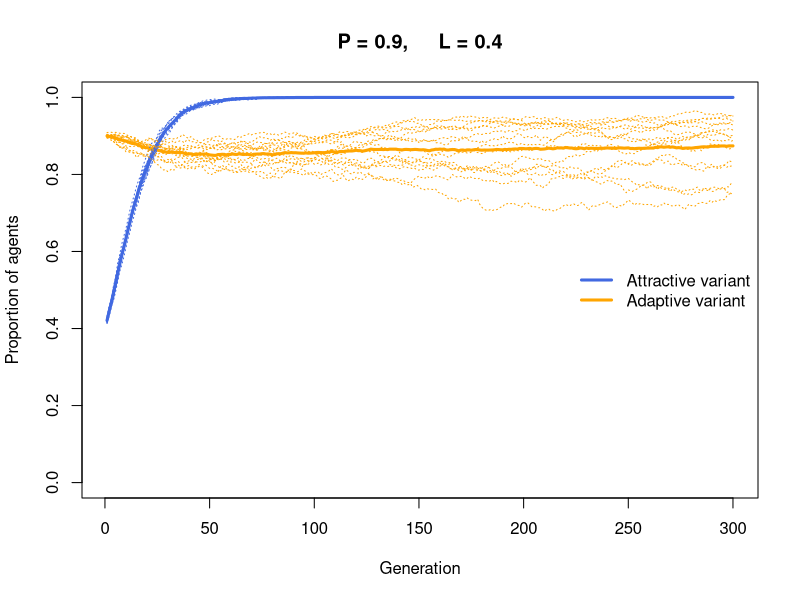
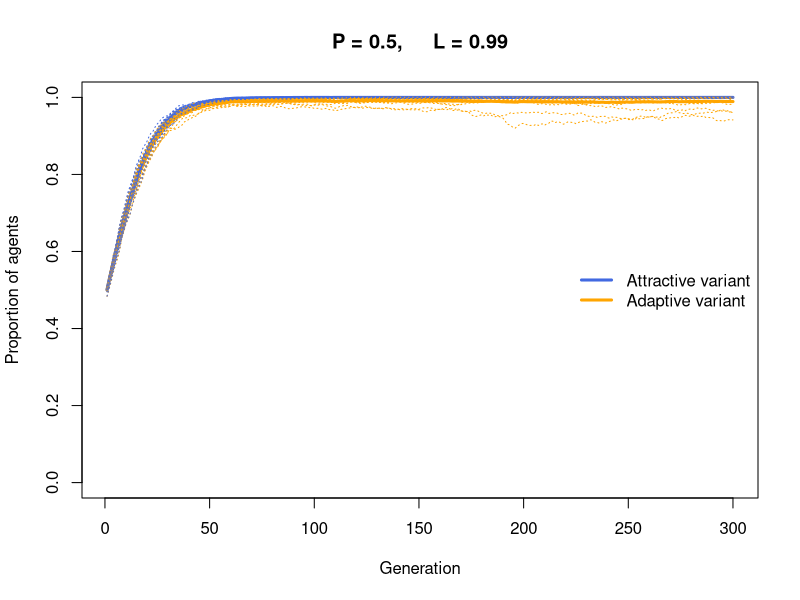
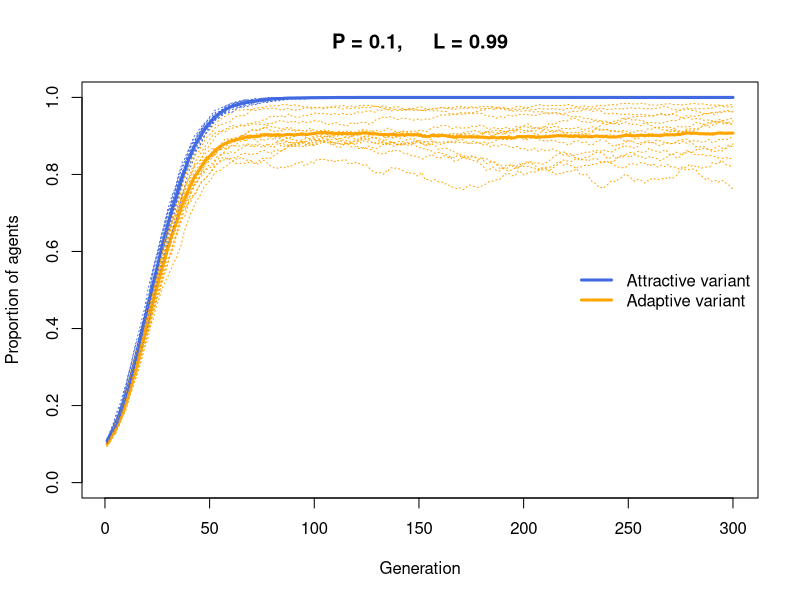
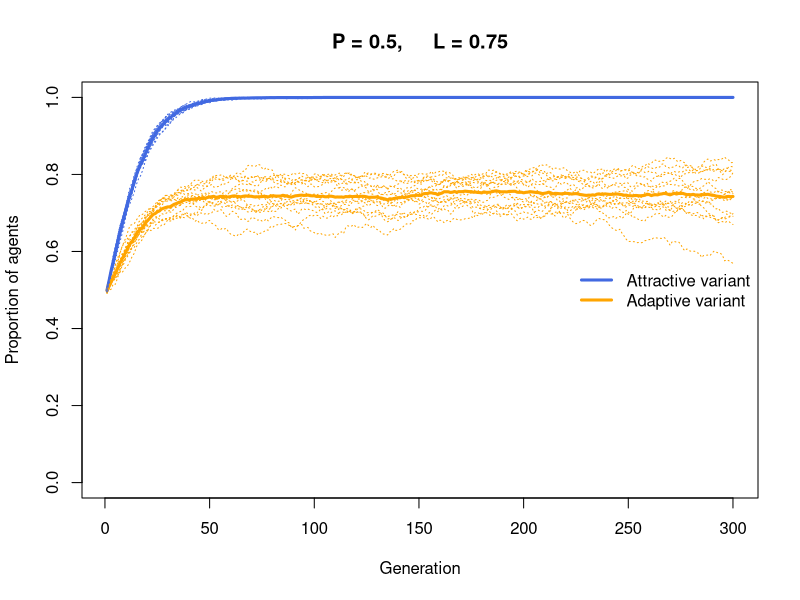
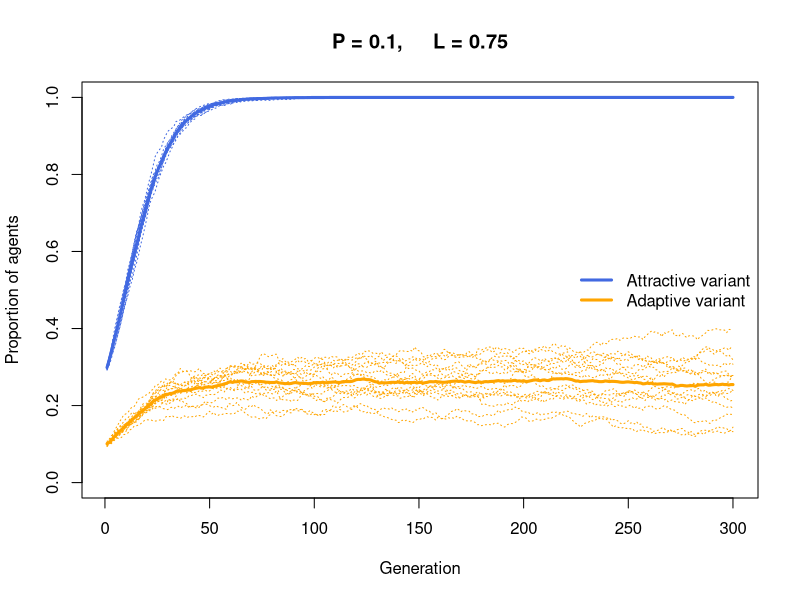
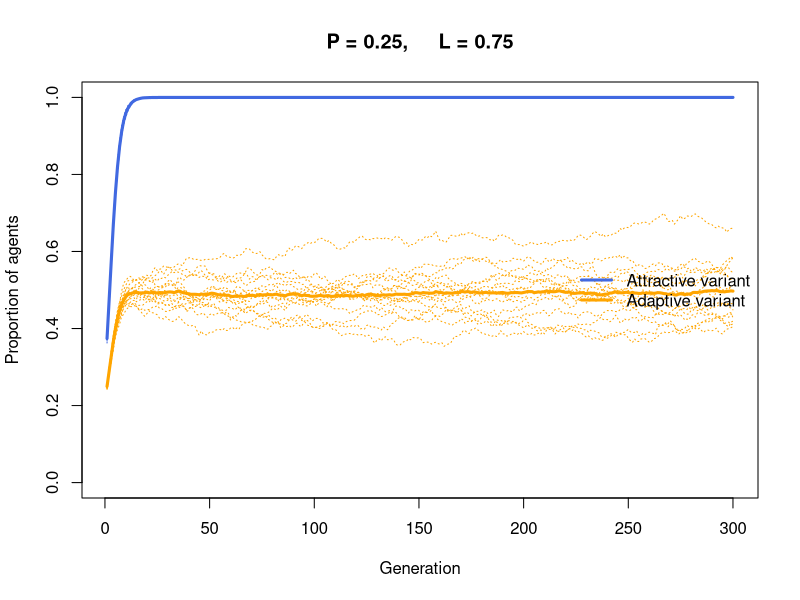
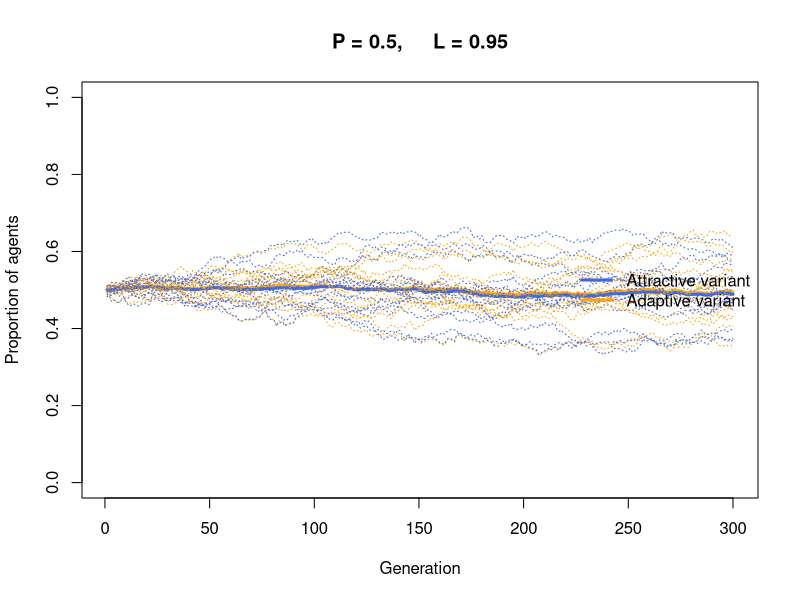

Recreate these plots in R, in order. (Note: a time limit stopped this script after it produced the figures.)

# Updated: June 24, 2024

# R script for the agent-based model simulation included in Box 1 of the following publication:

# Cruz y Celis Peniche, P. (2024). Are there any true formal models of success- and prestige-biased social learning? 
# Journal of Cognition and Culture Vol. 24. doi:10.1163/15685373-12340185

# Author correspondence: pcruzycelis@ucdavis.edu

### Load required libraries ###

library(ggplot2)
library(RColorBrewer)

### Model description ###

# A modified indirect bias model, introducing a variable to account for the attractiveness of a model (i.e., a success cue). 

# In this model, payoffs and success cues can still be perfectly correlated, but models are chosen based on the attractiveness of the 
# correlated trait (payoffs are not visible).

# A learner's payoffs are still identical to the model's, contingent on the variant learned.

# This model was adapted from Mesoudi, Alex (2021). Simulation models of cultural evolution in R. 
# doi:10.5281/zenodo.5155821. Available at https://github.com/amesoudi/cultural_evolution_ABM_tutorial and 
# https://bookdown.org/amesoudi/ABMtutorial_bookdown/.

### The agent-based model ###

# We're trying to simulate a situation in which the most attractive version of an arbitrary (attractive) trait 
# may not be perfectly correlated with the most adaptive version of a functional trait.

# Parameter description

N <- 10000 # Sample size
p_0 <- 0.5 # Initial probability of learner acquiring the adaptive (high-payoff) variant of the payoff-yielding trait (trait 1)
L <- 0.75 # Probability that if a learner has the high-payoff variant of trait 1 they also have the attractive variant of trait 2
s <- 0.1 # Initial difference in values between the more adaptive/attractive variant of a trait
t_max <- 300 # Number of generations
r_max <- 15 # Number of runs

IndirectBias <- function (N, s, L, p_0, t_max, r_max) {
    
# 1. Create matrices with t_max rows and r_max columns, fill with NAs, convert to dataframe
  output_trait1 <- as.data.frame(matrix(NA, t_max, r_max))  
  output_trait2 <- as.data.frame(matrix(NA, t_max, r_max)) 
  
    # 1.1 purely cosmetic: rename the columns with run1, run2 etc.
      names(output_trait1) <- paste("run", 1:r_max, sep="")  
      names(output_trait2) <- paste("run", 1:r_max, sep="")  
  
# 2. Setting up the first generation  
  for (r in 1:r_max) {
    
    # 2.1. Create first generation
    agent <- data.frame(trait1 = sample(c("A","B"), N, replace = TRUE, 
                                        prob = c(p_0,1-p_0)),
                        trait2 = rep(NA, N))  
    
    # 2.2. With prob L, variant A is tied to variant X, and variant B to variant Y
   
    prob <- runif(N)
    agent$trait2[agent$trait1 == "A" & prob < L] <- "X"
    agent$trait2[agent$trait1 == "B" & prob < L] <- "Y"
    
    # table(agent$trait1, agent$trait2) 
    # There should be 1-L missing values for trait 2
    
    # 2.3. With probability 1-L, variant A is tied to variant Y, and variant B to variant X
    agent$trait2[agent$trait1 == "A" & prob >= L] <- "Y"
    agent$trait2[agent$trait1 == "B" & prob >= L] <- "X"
    
    #table(agent$trait1, agent$trait2)
    #If L = 0.5 then they should be almost equally distributed (under p_0 = 0.5)
    #If L is greater than 0.5 then X and A will appear positively correlated (under p_0 = 0.5)
  
    # 2.4. Add payoffs [for trait 1]
    
    agent$payoff[agent$trait1 == "A"] <- 1 + s
    agent$payoff[agent$trait1 == "B"] <- 1
    
    agent$payoff <- as.numeric(agent$payoff)
    
    # 2.5. Add attractiveness [for trait 2]
    agent$attract[agent$trait2 == "X"] <- 1 + s
    
    #Perfectly correlated with higher payoff trait
    agent$attract[agent$trait2 == "Y"] <- 1
    agent$attract <- as.numeric(agent$attract)
    
    #table(agent$payoff, agent$attract)
    #table(agent$trait1, agent$trait2)
    
    # 2.6. Add up frequencies of each trait variant for plotting
    
    sum(agent$trait1 == "A") #Check to see total sum of A before reproducing

    sum(agent$trait2 == "X") #Check to see total sum of X before reproducing
    
    # Add first generation's mean frequencies of each trait variant to first row of column r
    output_trait1[1,r] <- sum(agent$trait1 == "A") / N  
    output_trait2[1,r] <- sum(agent$trait2 == "X") / N 
    
# 3. Setting up the recursion    
    for (t in 2:t_max) {
      
      # 3.1. Copy agent to previous_agent dataframe
      previous_agent <- agent
      
      # 3.2. Get relative attractiveness of previous agents
      relative_attract <- previous_agent$attract / sum(previous_agent$attract)

      # 3.3. New traits copied from previous generation, biased by attraction
      demonstrators <- sample(1:N,
                              N, replace = TRUE,
                              prob = relative_attract)
      
      agent$trait1 <- previous_agent$trait1[demonstrators]
      agent$trait2 <- previous_agent$trait2[demonstrators]
      
      # 3.4. Add attractiveness [for trait 2]
      # Agents acquire the values of the trait they will be imitated on
      agent$attract[agent$trait2 == "X"] <- 1 + s
      agent$attract[agent$trait2 == "Y"] <- 1
      agent$attract <- as.numeric(agent$attract)
      
      # 3.5. Add payoffs
      # Agents acquire payoffs based on the functional trait they inherited. 
      # These payoffs will be unknown to a learner
      agent$payoff[agent$trait1 == "A"] <- 1 + s
      agent$payoff[agent$trait1 == "B"] <- 1
      agent$payoff <- as.numeric(agent$payoff)
      
      # Notice we are assuming transmission is faithful. If a model has the higher-payoff variant of trait 1,
      # then they will reap proportional benefits as the demonstrator they copied.
      
      # 3.6. Add the current mean frequencies of each trait variant into output slot for this generation t and run r for plotting
      output_trait1[t,r] <- sum(agent$trait1 == "A") / N  
      output_trait2[t,r] <- sum(agent$trait2 == "X") / N  
      
    }
    
  }

# 4. Aesthetic and functional parameters for plots
  
  # first plot a thick orange line for the mean of trait 1 variant A
  plot(rowMeans(output_trait1), 
       type = 'l', 
       ylab = "Proportion of agents", 
       xlab = "Generation", 
       ylim = c(0,1), 
       lwd = 3, 
       main = paste("P = ", p_0, ",     L = ", L, sep = ""),
       col = "orange")
  
  # now thick blue line for mean of trait 2 variant X 
  lines(rowMeans(output_trait2), col = "royalblue", lwd = 3)
  
  for (r in 1:r_max) {  
    
    # add lines for each run, up to r_max
    lines(output_trait1[,r], type = 'l', col = "orange", lwd = 1, lty = "dotted")  
    lines(output_trait2[,r], type = 'l', col = "royalblue", lwd = 1, lty = "dotted") 
    
  }
  
  legend("right",
         legend = c("Attractive variant", "Adaptive variant"),
         lty = 1,
         lwd = 3,
         col = c("royalblue", "orange"),
         bty = "n")

  list(output_trait1, output_trait2) # export data from function
  return(rowMeans(output_trait1)[t_max]) # export mean frequency of attractive trait at the final generation for plotting
}


### Explore some possible scenarios below ###

# When the success cue is perfectly correlated with the adaptive trait, both reach fixation (not plotted)

data_model <- IndirectBias(N = 10000, 
                              s = 0.1, # Relative advantage of trait A over B
                              L = 0.4, # Correlation between trait 1 and 2
                              p_0 = 0.9, # Initial proportion of trait 1 version A
                              t_max = 300, # Number of generations
                              r_max = 15) # Number of runs

# A slight decrease in the correlation (0.01) minimally reduces the frequency of the adaptive trait, 
# and it is still capable of reaching fixation in a majority of its runs
data_model_A <- IndirectBias(N = 10000, 
                              s = 0.1, #relative advantage of trait A over B
                              L = 0.99, #Correlation between trait 1 and 2
                              p_0 = 0.5, #Initial proportion of trait 1 version A
                              t_max = 300, # Number of generations
                              r_max = 15) # Number of runs

# However, if the initial frequency of the adaptive variant is low, it won't spread to the majority of the
# population, despite being an almost perfect correlation.
data_model_B <- IndirectBias(N = 10000, 
                             s = 0.1, #relative advantage of trait A over B
                             L = 0.99, #Correlation between trait 1 and 2
                             p_0 = 0.1, #Initial proportion of trait 1 version A
                             t_max = 300, # Number of generations
                             r_max = 15) # Number of runs

# With a correlation of 0.75, the adaptive trait will only mildly increase beyond it's initial frequency, 
# regardless of whether this is 10% or 50%
data_model_C <- IndirectBias(N = 10000, 
                            s = 0.1, # Relative advantage of trait A over B
                            L = 0.75, # Correlation between trait 1 and 2
                            p_0 = 0.5,# Initial proportion of trait 1 version A
                            t_max = 300, # Number of generations
                            r_max = 15) # Number of runs

data_model_D <- IndirectBias(N = 10000, 
                             s = 0.1, # Relative advantage of trait A over B
                             L = 0.75, # Correlation between trait 1 and 2
                             p_0 = 0.1,# Initial proportion of trait 1 version A
                             t_max = 300, # Number of generations
                             r_max = 15) # Number of runs

## Considering other scenarios ##

# Increasing the relative advantage of trait A over B only accelerates this divergence. 

data_model_E <- IndirectBias(N = 10000, 
                               s = 0.5, #relative advantage of trait A over B
                               L = 0.75, #Correlation between trait 1 and 2
                               p_0 = 0.25, #Initial proportion of trait 1 version A
                               t_max = 300, # Number of generations
                               r_max = 15) # Number of runs

# Inversely, if we eliminate the attractiveness of trait X over Y, then both traits drift neutrally and 
# their correlation becomes irrelevant (same output regardless of L). I use the same term to operationalize
# the relative advantage of A over B, but we would observe the same output regardless, since transmission
# is biased only on the attractive trait (trait 2).

data_model_F <- IndirectBias(N = 10000, 
                            s = 0, # Relative advantage of trait A over B
                            L = 0.95, # Correlation between trait 1 and 2
                            p_0 = 0.5, # Initial proportion of trait 1 version A
                            t_max = 300, # Number of generations
                            r_max = 15) # Number of runs

# Even when observing a model's success cue means that they posses an adaptive trait 95% of the times, 
# the adaptive trait will struggle to increase. If less than 5% of the population initially have this variant, 
# it will fail to reach the majority most of the times.

data_model_G <- IndirectBias(N = 10000, 
                             s = 0.1, #relative advantage of trait A over B
                             L = 0.75, #Correlation between trait 1 and 2
                             p_0 = 0.1,#Initial proportion of trait 1 version A
                             t_max = 300, # Number of generations
                             r_max = 15) # Number of runs

### Plotting a heatplot for variant A ###

# Declare empty the matrix

correlation <- seq(0,1,.1)
initial.freq <- seq(0,1,.1)

final.freq <- matrix(data=NA, nrow=length(correlation), ncol=length(initial.freq))

rownames(final.freq) <- correlation
colnames(final.freq) <- initial.freq

# Run through each combination of values and assign final frequency to the results matrix (takes some time)

row.n <- 1 # to keep track of row position in matrix

for (c in correlation) {
  col.n <- 1 # to keep track of col position in matrix
  for (i in initial.freq) {
    final.freq[row.n,col.n] <- 
      IndirectBias(N = 10000, 
                   s = 0.1, # Relative advantage of trait A over B
                   L = c, # Correlation between trait 1 and 2
                   p_0 = i, # Initial proportion of trait 1 version A
                   t_max = 300, # Number of generations
                   r_max = 15) # Number of runs
    col.n <- col.n + 1
  }
  row.n <-row.n + 1
}

ff.df <- as.data.frame(final.freq)
ff.df.2 <- ff.df %>%
  rownames_to_column() %>%
  gather(colname, value, -rowname)

# Plot results

HP <- ggplot(ff.df.2, aes(x = rowname,y = colname, fill = value)) + 
  geom_tile() +
  xlab("Correlation between the most adaptive and attractive variants") +
  ylab("Initial frequency of the adaptive variant") +
  ggtitle("Final frequencies of the most adaptive variant as function of \ 
      its initial frequency and correlation with the most attractive variant") +
  #scale_colour_gradientn(colours = rainbow(10)) +
  scale_fill_continuous(name = "Final frequencies", type = "viridis", direction = -1) +
  ggtitle("Final frequencies (after 300 generations) of the most adaptive variant")
